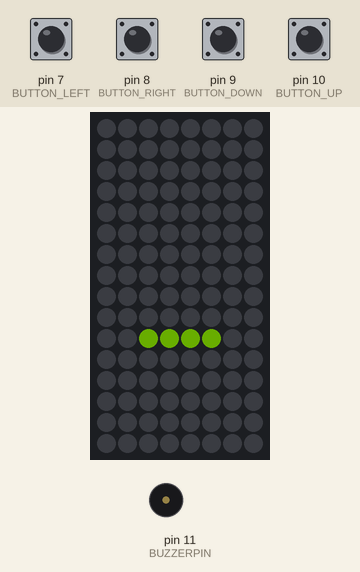
Simulated run of this program. Board: Arduino Nano, built with avr-gcc and run on an emulated ATmega328P. Parts: 8×16 RGB LED matrix (first LED top left, wired row by row), buzzer (waves = sounding). The inputs (shaded band) are chosen by the test bench; at power-on: pin 7 (BUTTON_LEFT), pin 8 (BUTTON_RIGHT), pin 9 (BUTTON_DOWN), pin 10 (BUTTON_UP) HIGH. Dim RGB values are drawn brighter than linear; random numbers use the default seed unless the program sets one.

Above: at 1.56 s.
1.6 s: pin 7 (BUTTON_LEFT) pulled LOW for 0.15 s
At 1.95 s:
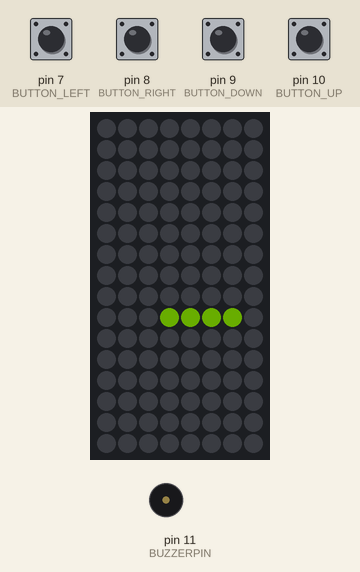
2.3 s: pin 8 (BUTTON_RIGHT) pulled LOW for 0.15 s
At 2.87 s:
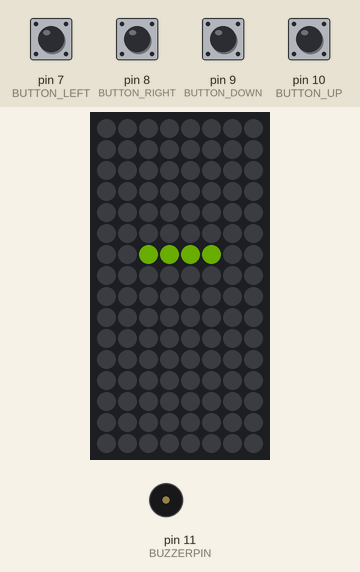
3.0 s: pin 9 (BUTTON_DOWN) pulled LOW for 0.15 s
At 3.19 s:
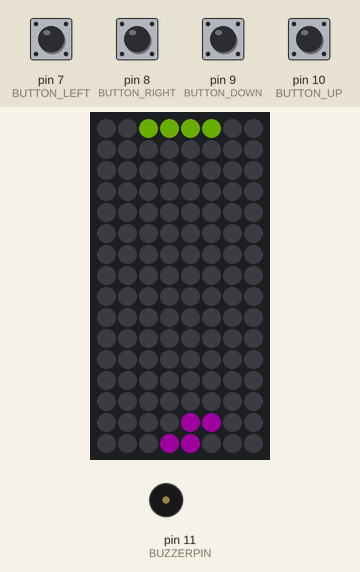
3.7 s: pin 9 (BUTTON_DOWN) pulled LOW for 1 s
At 5.15 s:
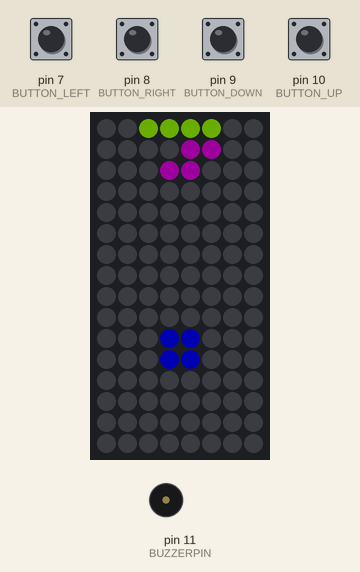
5.3 s: pin 9 (BUTTON_DOWN) pulled LOW for 0.15 s
At 5.5 s:
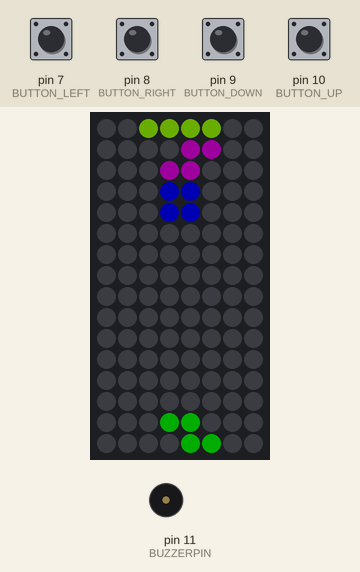
6.0 s: pin 10 (BUTTON_UP) pulled LOW for 0.15 s
At 8.2 s:
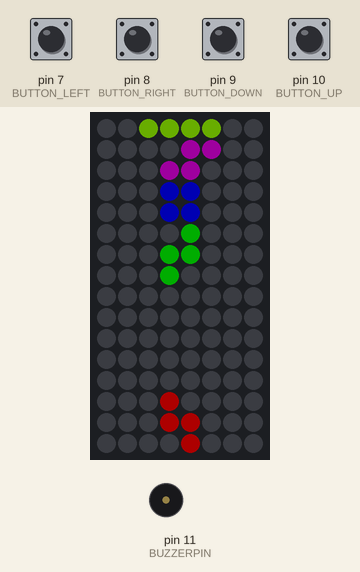
Timing chart, 0 to 9.7 s (numbered marks = the images above; inputs shaded):
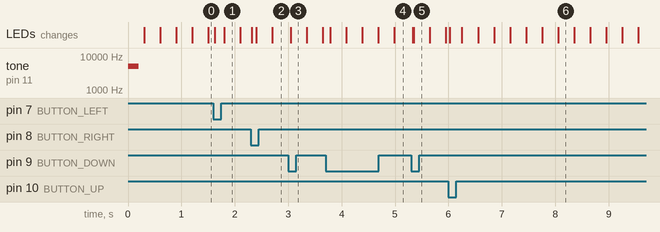

The program:

main.cpp
```cpp
#include <Arduino.h>
#include <Adafruit_NeoPixel.h>

#define PIXELPIN 6
#define BUZZERPIN 11

#define WIDTH 8
#define HEIGHT 16
#define NUMPIXELS (WIDTH * HEIGHT)

Adafruit_NeoPixel pixels(NUMPIXELS, PIXELPIN, NEO_GRB + NEO_KHZ800);

#define NR_COLORS 6

const int g_colors[NR_COLORS + 2][3] =  {
  {   0,  0,  0}, // color 0 is black (blank)
  { 255,255,255}, // color 1 is white
  {   0,  0, 60}, // rest of the NR_COLORS are used for the blocks
  {   0, 50,  0},
  {  50,  0,  0},
  {   0, 30, 60},
  {  30, 50,  0},
  {  30,  0, 30},
};

#define NR_SHAPES 7

// there are 7 different shapes, we put them in a constant array in four orientations
// [shape_id][orientation][y][x]
const char g_shapes[NR_SHAPES][4][4][4] =  {
  {
    { { 1, 1, 1, 1}, { 0, 0, 0, 0}, { 0, 0, 0, 0}, { 0, 0, 0, 0}, },
    { { 0, 1, 0, 0}, { 0, 1, 0, 0}, { 0, 1, 0, 0}, { 0, 1, 0, 0}, },
    { { 1, 1, 1, 1}, { 0, 0, 0, 0}, { 0, 0, 0, 0}, { 0, 0, 0, 0}, },
    { { 0, 1, 0, 0}, { 0, 1, 0, 0}, { 0, 1, 0, 0}, { 0, 1, 0, 0}, }
  }, {
    { { 0, 1, 1, 0}, { 0, 1, 1, 0}, { 0, 0, 0, 0}, { 0, 0, 0, 0}, },
    { { 0, 1, 1, 0}, { 0, 1, 1, 0}, { 0, 0, 0, 0}, { 0, 0, 0, 0}, },
    { { 0, 1, 1, 0}, { 0, 1, 1, 0}, { 0, 0, 0, 0}, { 0, 0, 0, 0}, },
    { { 0, 1, 1, 0}, { 0, 1, 1, 0}, { 0, 0, 0, 0}, { 0, 0, 0, 0}, },
  }, {
    { { 1, 1, 1, 0}, { 0, 1, 0, 0}, { 0, 0, 0, 0}, { 0, 0, 0, 0}, },
    { { 0, 0, 1, 0}, { 0, 1, 1, 0}, { 0, 0, 1, 0}, { 0, 0, 0, 0}, },
    { { 0, 1, 0, 0}, { 1, 1, 1, 0}, { 0, 0, 0, 0}, { 0, 0, 0, 0}, },
    { { 0, 1, 0, 0}, { 0, 1, 1, 0}, { 0, 1, 0, 0}, { 0, 0, 0, 0}, },
  }, {
    { { 1, 1, 1, 0}, { 1, 0, 0, 0}, { 0, 0, 0, 0}, { 0, 0, 0, 0}, },
    { { 0, 1, 1, 0}, { 0, 0, 1, 0}, { 0, 0, 1, 0}, { 0, 0, 0, 0}, },
    { { 0, 0, 1, 0}, { 1, 1, 1, 0}, { 0, 0, 0, 0}, { 0, 0, 0, 0}, },
    { { 0, 1, 0, 0}, { 0, 1, 0, 0}, { 0, 1, 1, 0}, { 0, 0, 0, 0}, },
  }, {
    { { 1, 1, 1, 0}, { 0, 0, 1, 0}, { 0, 0, 0, 0}, { 0, 0, 0, 0}, },
    { { 0, 0, 1, 0}, { 0, 0, 1, 0}, { 0, 1, 1, 0}, { 0, 0, 0, 0}, },
    { { 1, 0, 0, 0}, { 1, 1, 1, 0}, { 0, 0, 0, 0}, { 0, 0, 0, 0}, },
    { { 0, 1, 1, 0}, { 0, 1, 0, 0}, { 0, 1, 0, 0}, { 0, 0, 0, 0}, },
  }, {
    { { 1, 1, 0, 0}, { 0, 1, 1, 0}, { 0, 0, 0, 0}, { 0, 0, 0, 0}, },
    { { 0, 0, 1, 0}, { 0, 1, 1, 0}, { 0, 1, 0, 0}, { 0, 0, 0, 0}, },
    { { 1, 1, 0, 0}, { 0, 1, 1, 0}, { 0, 0, 0, 0}, { 0, 0, 0, 0}, },
    { { 0, 0, 1, 0}, { 0, 1, 1, 0}, { 0, 1, 0, 0}, { 0, 0, 0, 0}, },
  }, {
    { { 0, 1, 1, 0}, { 1, 1, 0, 0}, { 0, 0, 0, 0}, { 0, 0, 0, 0}, },
    { { 0, 1, 0, 0}, { 0, 1, 1, 0}, { 0, 0, 1, 0}, { 0, 0, 0, 0}, },
    { { 0, 1, 1, 0}, { 1, 1, 0, 0}, { 0, 0, 0, 0}, { 0, 0, 0, 0}, },
    { { 0, 1, 0, 0}, { 0, 1, 1, 0}, { 0, 0, 1, 0}, { 0, 0, 0, 0}, },
  },
};

// position, color, orientation and shape_id of the block that is falling downs
int block_x;
int block_y;
int block_color = (NR_COLORS - 1);
int block_orientation;
int block_shape;

// the grid contains the pixels of the blocks that are already on the screen
// the falling block is not part of the grid
char grid[HEIGHT][WIDTH];


// Buttons
#define BUTTON_LEFT 7
#define BUTTON_RIGHT 8
#define BUTTON_UP 10
#define BUTTON_DOWN 9

void setPixelRGB( int y, int x, int r, int g, int b) {
  if ((y >= 0) && (y < HEIGHT)) {
    pixels.setPixelColor(HEIGHT * WIDTH - 1 - y * WIDTH - x,r,g,b);
  }
}

// draws a pixel, using the RGB-table.
// 0: black, 1: white, 2,3,4... are colors used for the blocks
void setPixel( int y, int x, int color) {
  int r = g_colors[color][0];
  int g = g_colors[color][1];
  int b = g_colors[color][2];
  setPixelRGB(y,x,r,g,b);
}

// flashclean - special effect used to clean up the screen
void flashclean() {
  const int tail = 5;
  // note that this actually does not work as originally intended... the neopixel library will disables timer interupts
  // so this sounds weird.   But I declared that to be a feature, not a bug.
  tone(BUZZERPIN, 6000, 200);
  for (int y = 0 ; y < HEIGHT + 2; y++) {
    for (int x = 0; x < WIDTH; x++) {
       for (int t = 0; t < tail; t++)  {
          int c = 255>>t;
          if (t == (tail-1)) {
            c = 0;
          }
          setPixelRGB(y-t,x,c,c,c);
       }
    }
    pixels.show();
    delay(10);
  }
}

// set all pixels of the grid to black
void clearGrid() {
  for (int x = 0; x < WIDTH; x++) {
    for (int y = 0 ; y < HEIGHT; y++) {
      grid[y][x] = 0;
    }
  }
}

// initialize a random block, random color at the middle/top of the screen
void initBlock() {
  block_x = WIDTH/2 - 2;
  block_y = 0;
  block_color = ((block_color-1) % NR_COLORS) + 2;  // plus two because the first two are black and white
  block_shape = random(NR_SHAPES);
}

// helper function to see if the current block can be placed in position/orientation
bool canMoveTo(int x, int y, int orientation) {
  for (int dx =0; dx<4 ; dx++) {
    for (int dy =0; dy<4 ; dy++) {
      if (g_shapes[block_shape][orientation][dy][dx]) {
        int xx = x + dx;
        int yy = y + dy;
        if ((xx < 0) || (xx >= WIDTH) || (yy < 0) || (yy >= HEIGHT)) {
          return false;
        }
        if (grid[yy][xx] != 0) {
          return false;
        }
      }
    }
  }
  return true;
}

bool canMoveDown() {
  return canMoveTo(block_x, block_y + 1, block_orientation);
}

bool canMoveLeft() {
  return canMoveTo(block_x - 1, block_y, block_orientation);
}

bool canMoveRight() {
  return canMoveTo(block_x + 1, block_y, block_orientation);
}

bool canRotate() {
  return canMoveTo(block_x, block_y, (block_orientation + 1) % 4);
}

// sometimes block can not rotate because they are stuck on the rigth/left
// so we try to see if we can rotate them afher shifting left
bool canRotateShift(int i) {
  return canMoveTo(block_x + i, block_y, (block_orientation + 1) % 4);
}

// put the block in current
bool dropOnGrid() {
  for (int dx =0; dx<4 ; dx++) {
    for (int dy =0; dy<4 ; dy++) {
      if (g_shapes[block_shape][block_orientation][dy][dx]) {
        int xx = block_x + dx;
        int yy = block_y + dy;
        grid[yy][xx] = block_color;
      }
    }
  }
  return false;
}

bool isFullLine(int y) {
  for (int x=0;  x < WIDTH; x++) {
     if (grid[y][x] < 2) { // zero means that this position is empty, one means hightlighted
       return false;
     }
  }
  return true;
}

bool isHighlightedLine(int y) {
  for (int x=0;  x < WIDTH; x++) {
     if (grid[y][x] != 1) { // one means highlighted
       return false;
     }
  }
  return true;
}

void deleteLineFromGrid(int d) {
  for (int y = d;  y > 1; y--) {
    for (int x = 0;  x < WIDTH; x++) {
      grid[y][x] = grid[y-1][x]; // shift all lines down
    }
  }
}

void drawGrid() {
  for (int x = 0; x < WIDTH; x++) {
    for (int y = 0; y < HEIGHT; y++) {
      setPixel(y,x,grid[y][x]);
    }
  }
}

void drawBlockInColor(int color) {
  for (int dx =0; dx<4 ; dx++) {
    for (int dy =0; dy<4 ; dy++) {
      if (g_shapes[block_shape][block_orientation][dy][dx]) {
        int xx = block_x + dx;
        int yy = block_y + dy;
        setPixel(yy,xx,color);
      }
    }
  }
}

void drawBlock() {
  drawBlockInColor(block_color);
}

void eraseBlock() {
  drawBlockInColor(0); // black
}

void highlightBlock() {
  drawBlockInColor(1); // bright white
}

void highlightLine(int y) {
  for (int x =0; x < WIDTH ; x++) {
     grid[y][x] = 1; // bright white
  }
}

void moveDown() {
  block_y += 1;
}

void moveLeft(int i = 1) {
  block_x -= i;
}

void moveRight(int i = 1) {
  block_x += i;
}

void rotate() {
  block_orientation = (block_orientation + 1) % 4;
}

void setup() {
  Serial.begin(9600);
  pixels.begin(); // INITIALIZE NeoPixel strip object (REQUIRED)
  pixels.clear();
  randomSeed(analogRead(A1) + analogRead(A0));
  initBlock();
  pinMode(BUTTON_LEFT, INPUT_PULLUP);
  pinMode(BUTTON_RIGHT, INPUT_PULLUP);
  pinMode(BUTTON_UP, INPUT_PULLUP);
  pinMode(BUTTON_DOWN, INPUT_PULLUP);
  pinMode(BUZZERPIN, OUTPUT);
  // just some random beep to show we are awake!
  tone(BUZZERPIN, 5000, 200);
  delay(300);
}


unsigned long previousMoveTime = 0;
unsigned long previousFullLineTime = 0;

int previousLeft = 0;
int previousRight = 0;
int previousUp = 0;
int previousDown = 0;
unsigned int level = 300;  // start off with 300ms drops

int falling_down = false;

// this is some lazy way to debounce.    Since there is a lot of stuff in the loop, it kind of works.
bool buttonPressed(int pin, int& state) {
  const int treshold = 4;
  if (digitalRead(pin)) {  // button is up
      state = 0;
      return false;
  } else { // button down
      state ++;
      return (state == treshold); // we only return the Pressed result once
  }
}

bool buttonLeftPressed() {
  return buttonPressed(BUTTON_LEFT, previousLeft);
}

bool buttonRightPressed() {
  return buttonPressed(BUTTON_RIGHT, previousRight);
}

bool buttonUpPressed() {
  return buttonPressed(BUTTON_UP, previousUp);
}

bool buttonDownPressed() {
  return buttonPressed(BUTTON_DOWN, previousDown);
}

void loop() {
  eraseBlock();
  if (buttonLeftPressed() && canMoveLeft()) {
    moveLeft();
  }
  if (buttonRightPressed() && canMoveRight()) {
    moveRight();
  }
  if (buttonUpPressed()) {
    // first try to just rotate
    if (canRotate()) {
      rotate();
    } else {
      //
      for (int i = 1; i > -3 ; i--) {
        if (canRotateShift(i)) {
          moveRight(i);
          rotate();
          break;
        }
      }
    }
  }
  if (buttonDownPressed()) {
    falling_down = true;
  }

  if ((millis() - previousMoveTime >= level) || falling_down) {
    if (canMoveDown()) {
      moveDown();
    } else {
      falling_down = false;
      dropOnGrid();
      drawGrid();
      if (block_y<4) {
        flashclean();
        Serial.println("game over");
        // game over
        clearGrid();
        drawGrid();
        // reset the interval back to 300ms
        level = 300;
      }
      initBlock();
    }
    previousMoveTime = millis();
  }

  if (millis() - previousFullLineTime >= 50) {
    for (int y=0; y < HEIGHT; y++)  {
      if (isHighlightedLine(y)) {
        deleteLineFromGrid(y);
        drawGrid();
      }
    }
  }

  for (int y=0; y < HEIGHT; y++)  {
    if (isFullLine(y)) {
      highlightLine(y);
      drawGrid();
      previousFullLineTime = millis();
      tone(BUZZERPIN, 6000,5);
      // make blocks drop a little (2ms) faster
      level = level - 2;
    }
  }

  drawBlock();
  pixels.show();
}
```
